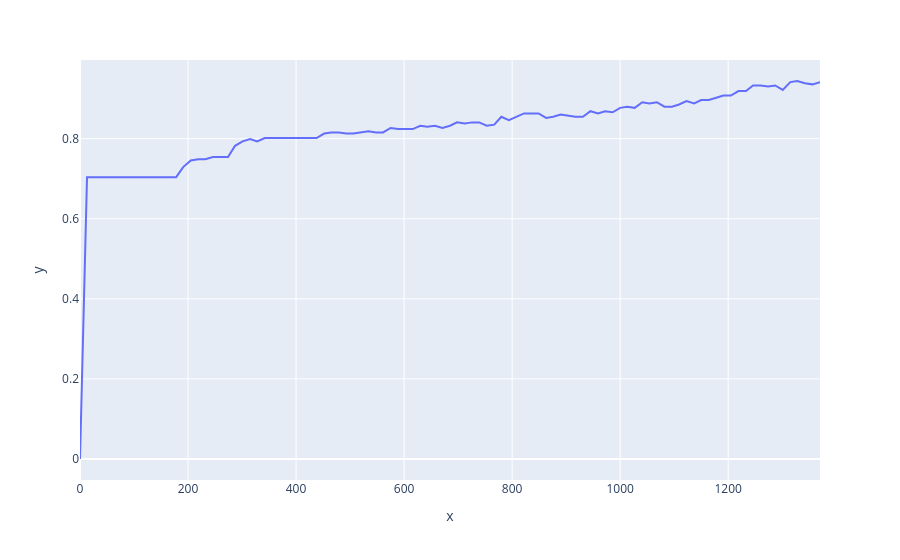

Notebook cell for this chart:
### Code cell
import plotly.express as px

fig = px.line(x=training_sizes, y=accuracies)
fig.show()
